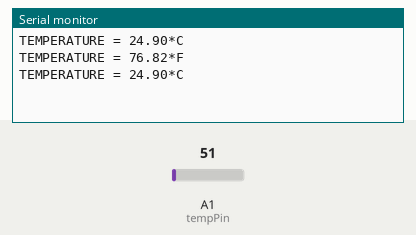
Recording of a sketch running on a simulated Arduino Uno, built with avr-gcc and run on an emulated ATmega328P. On the bench: the last lines printed to the serial monitor. The test bench sets the inputs (shaded band); at power-on: A1 (tempPin) = 51.

Above: at 2.8 s.
2.9 s: A1 (tempPin) set to 61
At 3.5 s:
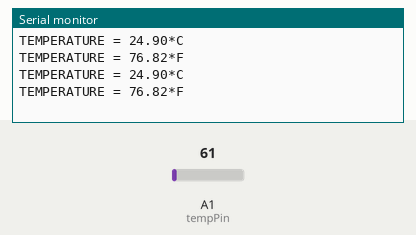
5.6 s: A1 (tempPin) set to 71
At 6.8 s:
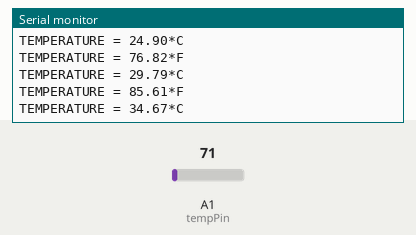
Timing chart, 0 to 8.6 s (numbered marks = the images above; inputs shaded):
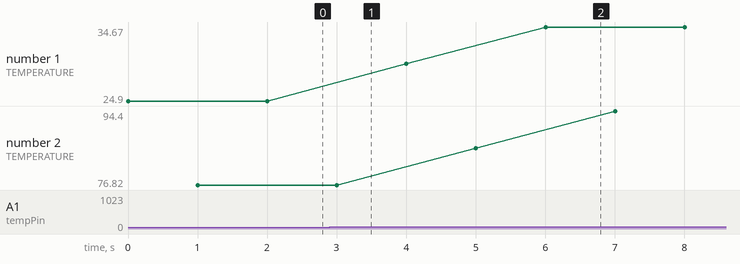

Measured:
- after the input at 5.6 s, the serial monitor: prints a new line after 0.40 s (image 2)
- plotted number 1: 24.9 → 29.79 after the input at 2.9 s, 29.79 → 34.67 after the input at 5.6 s
- plotted number 2: 76.82 → 85.61 after the input at 2.9 s, 85.61 → 94.4 after the input at 5.6 s

The sketch:

LM35DZ_TempSensor.ino
```cpp
int val;
int tempPin = 1;

void setup() {

  Serial.begin(9600);

}

void loop() {

  val = analogRead(tempPin);

  float mv = (val/1024.0)*5000;
  float cel = mv/10;
  float farh = (cel*9)/5 + 32;

  /* Get temperature at degree Celsius */
  Serial.print("TEMPERATURE = ");
  Serial.print(cel);
  Serial.print("*C");
  Serial.println();
  delay(1000);

  /* Get temperature at degree Fahrenheit */
  Serial.print("TEMPERATURE = ");
  Serial.print(farh);
  Serial.print("*F");
  Serial.println();
  delay(1000);

}
```
